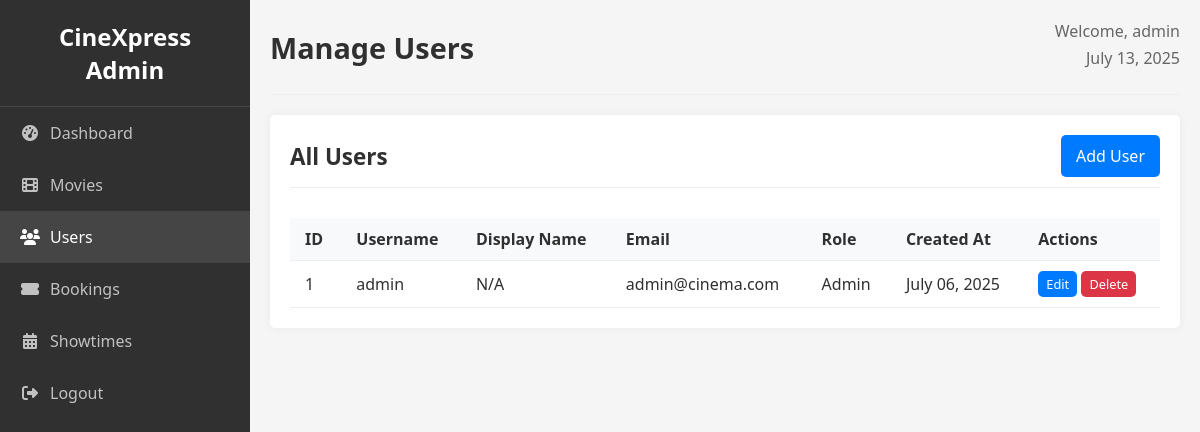
Screenshot of /admin/manageUsers.php (signed in) with the database file from the repository.
### tables this page shows
CREATE TABLE users (
    id INT PRIMARY KEY AUTO_INCREMENT,
    username VARCHAR(50) UNIQUE NOT NULL,
    display_name VARCHAR(100) DEFAULT NULL,
    email VARCHAR(100) UNIQUE NOT NULL,
    password VARCHAR(255) NOT NULL,
    role ENUM('admin', 'user') DEFAULT 'user',
    phone_number VARCHAR(20) DEFAULT NULL,
    preferred_genres VARCHAR(255) DEFAULT NULL,
    created_at TIMESTAMP DEFAULT CURRENT_TIMESTAMP
);

### includes/helpers.php (called while the page is built, shortened)
<?php
function e($string) {
    return htmlspecialchars($string, ENT_QUOTES, 'UTF-8');
}
function formatDate($date) {
    return date('F d, Y', strtotime($date));
}
?>

### admin/manageUsers.php (the view, shortened to what this page needs)
<?php
include '../includes/init.php';
$users = $conn->query("SELECT id, username, display_name, email, role, created_at FROM users ORDER BY id ASC");
?>
<!DOCTYPE html>
<html lang="en">
<head>
    <link rel="stylesheet" href="../assets/css/style.css">
    <link rel="stylesheet" href="https://cdnjs.cloudflare.com/ajax/libs/font-awesome/6.4.0/css/all.min.css">
</head>
<body>
<div class="admin-wrapper">
    <main class="admin-content">
        <div class="admin-header">
            <div class="admin-title">
                <h1>Manage Users</h1>
            </div>
            <div class="admin-user">
                <span>Welcome, <?php echo e($_SESSION['display_name'] ?? $_SESSION['username']); ?></span>
                <span><?php echo date('F j, Y'); ?></span>
            </div>
        </div>
        <div class="admin-section">
            <div class="admin-section-header" style="display: flex; justify-content: space-between; align-items: center;">
                <h2>All Users</h2>
                <a href="addUser.php" class="movie-action-button edit-button">Add User</a>
            </div>
            <div class="table-container">
                <?php if ($users && $users->num_rows > 0): ?>
                    <table class="data-table">
                        <thead>
                            <tr>
                                <th>ID</th>
                                <th>Username</th>
                                <th>Display Name</th>
                                <th>Email</th>
                                <th>Role</th>
                                <th>Created At</th>
                                <th>Actions</th>
                            </tr>
                        </thead>
                        <tbody>
                        <?php while($user = $users->fetch_assoc()): ?>
                            <tr>
                                <td><?php echo e($user['id']); ?></td>
                                <td><?php echo e($user['username']); ?></td>
                                <td><?php echo e($user['display_name'] ?? 'N/A'); ?></td>
                                <td><?php echo e($user['email']); ?></td>
                                <td><?php echo e(ucfirst($user['role'])); ?></td>
                                <td><?php echo formatDate($user['created_at']); ?></td>
                                <td>
                                    <a href="editUser.php?id=<?php echo $user['id']; ?>" class="movie-action-button edit-button" style="font-size: 0.8em; padding: 4px 8px;">Edit</a>
                                    <a href="deleteUser.php?id=<?php echo $user['id']; ?>" class="movie-action-button delete-button" style="font-size: 0.8em; padding: 4px 8px;">Delete</a>
                                </td>
                            </tr>
                        <?php endwhile; ?>
                        </tbody>
                    </table>
                <?php else: ?>
                    <div class="info-message">No users found.</div>
                <?php endif; ?>
            </div>
        </div>
    </main>
</div>
</body>
</html>

### assets/css/style.css (style rules this page uses)
body { margin: 0; padding: 0; font-family: "Segoe UI", sans-serif; background-color: #f8f8f8; color: #303030; }
h1 { color: #ffffff; }
h2 { color: #303030; }
.admin-wrapper { display: flex; min-height: 100vh; background-color: #f5f5f5; }
.admin-content { flex: 1; margin-left: 250px; padding: 20px; }
.admin-header { display: flex; justify-content: space-between; align-items: center; margin-bottom: 20px; padding-bottom: 20px; border-bottom: 1px solid #eee; }
.admin-title h1 { margin: 0; font-size: 1.8rem; color: #303030; }
.admin-user { display: flex; flex-direction: column; align-items: flex-end; }
.admin-user span { margin-bottom: 5px; color: #666; }
.admin-section { background: #fff; border-radius: 5px; padding: 20px; box-shadow: 0 0 10px rgba(0, 0, 0, 0.05); }
.admin-section-header { margin-bottom: 20px; border-bottom: 1px solid #eee; padding-bottom: 10px; }
.admin-section-header h2 { margin: 0; font-size: 1.4rem; color: #303030; }
.table-container { overflow-x: auto; }
.data-table { width: 100%; border-collapse: collapse; margin-top: 10px; }
.data-table th, .data-table td { padding: 10px 15px; text-align: left; border-bottom: 1px solid #eee; }
.data-table th { background-color: #f8f9fa; font-weight: 600; color: #303030; }
.movie-action-button { display: inline-block; padding: 10px 15px; border-radius: 5px; text-decoration: none; color: #fff; font-weight: 500; transition: all 0.3s ease; }
.edit-button { background-color: #007bff; }
.delete-button { background-color: #dc3545; }

### rows the page displays
users: id "1", username "admin", display_name "N/A", email "admin@cinema.com", role "Admin", created_at "July 06, 2025"

### other values shown
$item[0] "Dashboard"
$item[0] "Movies"
$item[0] "Users"
$item[0] "Bookings"
$item[0] "Showtimes"
$item[0] "Logout"
$_SESSION['display_name'] "admin"
